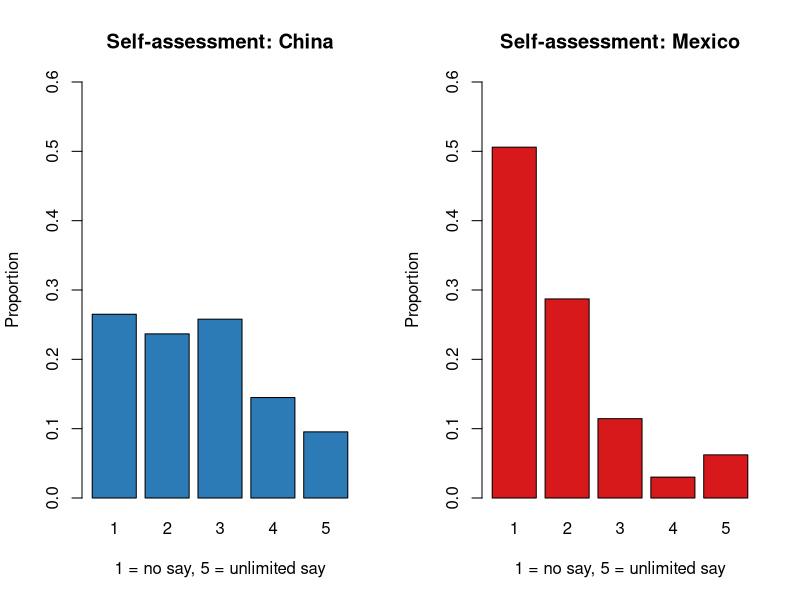
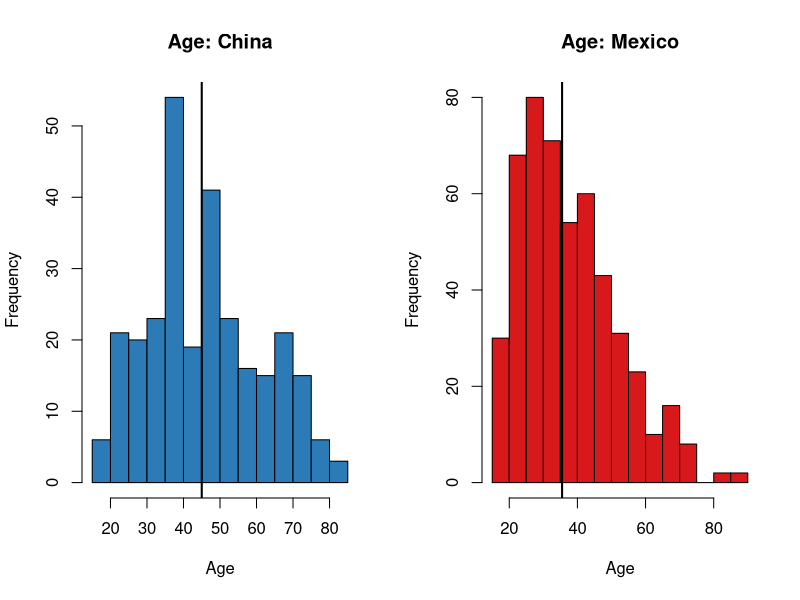

The R script that drew these images, in order:
# Can you compare self-reported political efficacy across countries?
# Katie-Rose Chubb
#
# Data: data/vignettes.csv, from a 2002 WHO pretest survey in two Chinese and
# three Mexican provinces. self = respondent's own rating of how much say they
# have in government (1 = no say, 5 = unlimited say); alison, jane, moses =
# ratings of three hypothetical people described in vignettes; china = 1 for
# Chinese respondents; age in years. Source: King et al. (2004), via Imai (2017) QSS.

vignettes <- read.csv("data/vignettes.csv")

china  <- subset(vignettes, china == 1)
mexico <- subset(vignettes, china == 0)

# ---- Raw self-assessment ------------------------------------------------
cat("China mean self-assessment: ", round(mean(china$self,  na.rm = TRUE), 3), "\n")
cat("Mexico mean self-assessment:", round(mean(mexico$self, na.rm = TRUE), 3), "\n")

china_prop  <- prop.table(table(china$self))
mexico_prop <- prop.table(table(mexico$self))

dir.create("output", showWarnings = FALSE)
png("output/self_assessment_by_country.png", width = 1000, height = 500, res = 120)
par(mfrow = c(1, 2))
barplot(china_prop,  main = "Self-assessment: China",  col = "#2C7BB6", ylim = c(0, 0.6),
        xlab = "1 = no say, 5 = unlimited say", ylab = "Proportion")
barplot(mexico_prop, main = "Self-assessment: Mexico", col = "#D7191C", ylim = c(0, 0.6),
        xlab = "1 = no say, 5 = unlimited say", ylab = "Proportion")
dev.off()

# ---- Does age explain the gap? ------------------------------------------
cat("Median age, China: ", median(china$age,  na.rm = TRUE), "\n")
cat("Median age, Mexico:", median(mexico$age, na.rm = TRUE), "\n")

cat("Age and self-assessment, China: r =",
    round(cor(china$age,  china$self,  use = "complete.obs"), 3), "\n")
cat("Age and self-assessment, Mexico: r =",
    round(cor(mexico$age, mexico$self, use = "complete.obs"), 3), "\n")

png("output/age_by_country.png", width = 1000, height = 500, res = 120)
par(mfrow = c(1, 2))
hist(china$age,  main = "Age: China",  xlab = "Age", col = "#2C7BB6", breaks = 20)
abline(v = median(china$age,  na.rm = TRUE), col = "black", lwd = 2)
hist(mexico$age, main = "Age: Mexico", xlab = "Age", col = "#D7191C", breaks = 20)
abline(v = median(mexico$age, na.rm = TRUE), col = "black", lwd = 2)
dev.off()

# ---- Anchoring with the vignettes ---------------------------------------
# The fix for scale-interpretation differences is to rank each person's
# self-rating against how they rated the same three hypothetical people.
# Moses has the least say, Jane more, Alison the most. A respondent who rates
# themselves above Alison is in the top group regardless of which number they
# chose. This is the King et al. (2004) anchoring vignette approach.
vignettes$self_anchored <- with(vignettes,
  ifelse(self > alison, 4,
  ifelse(self > jane,   3,
  ifelse(self > moses,  2, 1))))

cat("\nAnchored self-assessment (1 = below Moses, 4 = above Alison)\n")
print(round(prop.table(table(vignettes$self_anchored[vignettes$china == 1])), 3))
print(round(prop.table(table(vignettes$self_anchored[vignettes$china == 0])), 3))
cat("China mean anchored: ", round(mean(vignettes$self_anchored[vignettes$china == 1], na.rm = TRUE), 3), "\n")
cat("Mexico mean anchored:", round(mean(vignettes$self_anchored[vignettes$china == 0], na.rm = TRUE), 3), "\n")
